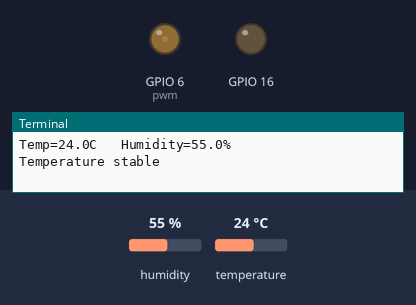
Simulated run of this program. Board: Raspberry Pi (BCM pin numbers). On the bench: output pins drawn as LEDs (lit = HIGH), the last lines printed to the terminal. The test bench sets the inputs (shaded band); at power-on: temperature 24 °C, humidity 55 %.

Above: at 1.2 s.
1.3 s: temperature set to 25.5 °C
At 7.3 s:
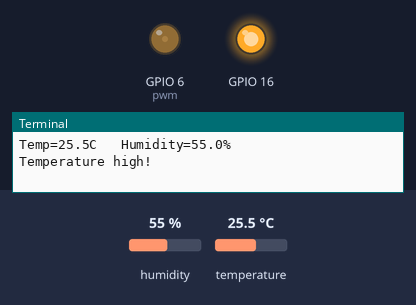
7.6 s: temperature set to 12 °C
At 11.9 s:
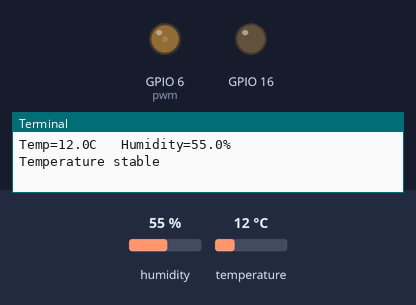
12.6 s: temperature set to 28 °C
At 16.5 s:
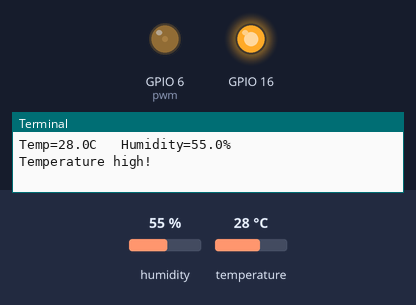
Timing chart, 0 to 18.0 s (numbered marks = the images above; inputs shaded):
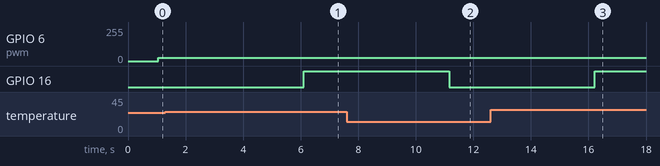

Measured:
- the behaviour switches between 24.9 and 25 °C on temperature (found by bisection; images 0 and 1)
- after the input at 1.3 s, GPIO 16: LOW → HIGH after 4.8 s
- after the input at 7.6 s, GPIO 16: HIGH → LOW after 3.6 s
- after the input at 12.6 s, GPIO 16: LOW → HIGH after 3.6 s

The program:

dht_led_blynk.py
```python
'''
---------------------KRENOVATOR---------------------
  Python for DHT22 + LEDs + Blynk Apps

  The codes is for control and monitor the DHT22
  via Python of Raspberry Pi 3B. The LED were
  used as a trigger component in case the user
  set a condition for the temperature and humidity.
  It is connected to Blynk Apps and can be monitored
  via smartphone anywhere. Internet of Things is a
  success

  Get the code at github
  https://github.com/MZulsyahmi/Smart-Air-Quality-Rpi.git

  by M.Zulsyahmi @krenovator
  September 2019
'''

import RPi.GPIO as gpio
import Adafruit_DHT
import time

import BlynkLib

#initialize Blynk
blynk = BlynkLib.Blynk('MG0425GclcOgqa7CiNUjqbS6ufran4tD')

DHT_Sensor = Adafruit_DHT.DHT22
DHT_PIN = 17

gpio.setmode(gpio.BCM)
gpio.setup(16, gpio.OUT)
gpio.setup(6, gpio.OUT)

pwm = gpio.PWM(6, 100)

pwm.start(0)

# @blynk.VIRTUAL_WRITE(1)
# @blynk.VIRTUAL_WRITE(2)
# @blynk.VIRTUAL_WRITE(3)

def my_user_task():
    humidity, temperature = Adafruit_DHT.read_retry(DHT_Sensor, DHT_PIN)
    blynk.virtual_write(1, '{:.1f}'.format(temperature))
    blynk.virtual_write(2, '{:.1f}'.format(humidity))
    if(temperature >= 25):
        blynk.virtual_write(3, 255)
        blynk.virtual_write(4, 0)
    else:
        blynk.virtual_write(3, 0)
        blynk.virtual_write(4, 255)

def blinking():
    gpio.output(6, gpio.HIGH)
    time.sleep(1)
    gpio.output(6, gpio.LOW)
    time.sleep(1)

# def rpi():
#     humidity, temperature = Adafruit_DHT.read_retry(DHT_Sensor, DHT_PIN)
#     print("Temp={0:0.1f}C   Humidity={1:0.1f}%".format(temperature, humidity))
#     if (temperature >= 23):
#         gpio.output(16, gpio.HIGH)
#         print("Temperature high!\n")
#
#     else:
#         gpio.output(16, gpio.LOW)
#         print("Temperature stable\n")
#     time.sleep(5)

while True:
    humidity, temperature = Adafruit_DHT.read_retry(DHT_Sensor, DHT_PIN)
    print("Temp={0:0.1f}C   Humidity={1:0.1f}%".format(temperature, humidity))

    my_user_task()

    if (temperature >= 25):
        gpio.output(16, gpio.HIGH)
        print("Temperature high!\n")
        time.sleep(4)

    else:
        gpio.output(16, gpio.LOW)
        pwm.ChangeDutyCycle(10)
        print("Temperature stable\n")
        blinking()
        blinking()

    blynk.run()
```
